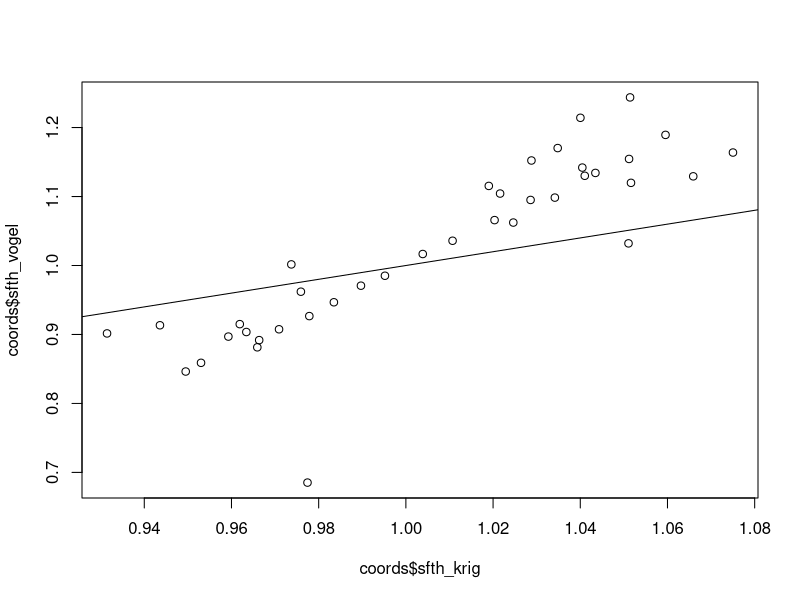
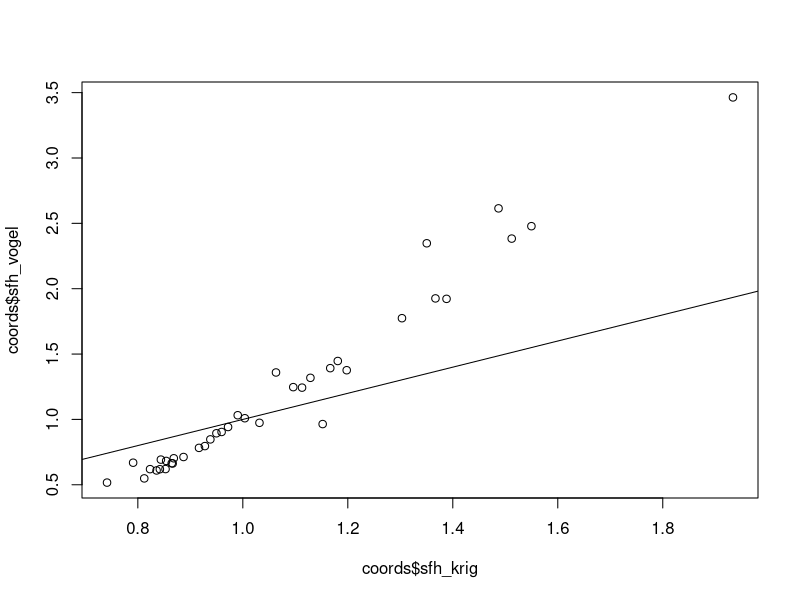
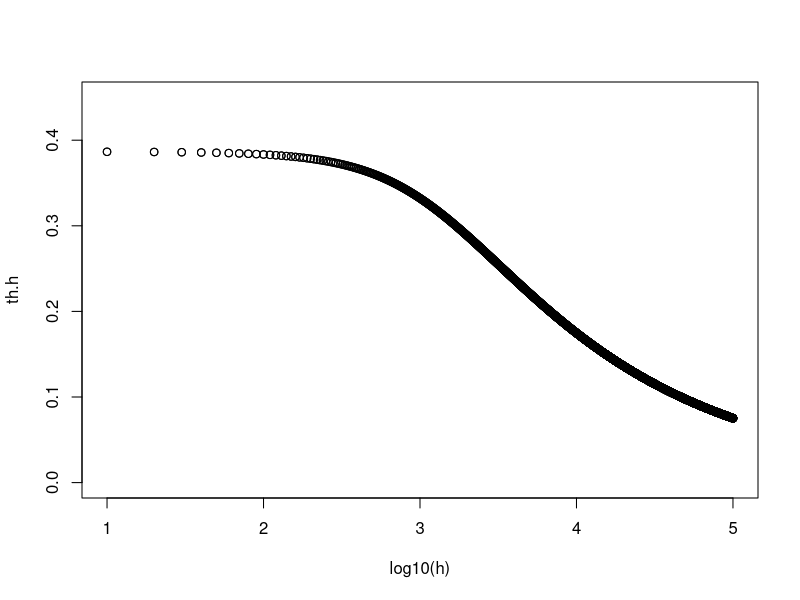

Source code (R) for these figures, in order:
# Checking the scaling factor implementation in HYDRUS vs measured data
# Hypothesis: HYDRUS takes the water retention characteristic curve and multiplies it by the 
# given scaling factor at each node


coords<-read.csv('measurement coords.csv')
coords<-coords[84:121,] # isolate the 2016 lab data
coords$y<-coords$y-200 # subtract the additional 200cm added on for the SGEMs grids

coords$sfth_krig<-c(1.02161000000000, 1.03482000000000,0.973729000000000,0.977854000000000,
              1.05142000000000,	0.943594000000000,	0.983486000000000,	1.05119000000000,
              0.959287000000000,	1.04103000000000,	0.931459000000000,	1.02880000000000,
              1.04003000000000,	1.00387000000000,	1.02464000000000,	1.02860000000000,
              1.01902000000000,	0.989695000000000,	1.05955000000000,	1.03417000000000,
              1.07502000000000,	0.966352000000000,	1.01071000000000,	1.04347000000000,
              0.977435000000000,	1.02034000000000,	0.949503000000000,	1.05106000000000,
              0.995198000000000,	0.975919000000000,	0.970909000000000,	1.05163000000000,
              0.961903000000000,	1.06591000000000,	0.953016000000000,	0.963409000000000,
              0.965926000000000,	1.04047000000000)

coords$sfh_krig<-c(0.864576000000000,	0.971884000000000,	1.15210000000000,	1.12877000000000,
              0.823303000000000,	1.06321000000000,	1.18090000000000,	0.741335000000000,
              1.16657000000000,	0.852764000000000,	1.48712000000000,	0.868481000000000,
              0.927758000000000,	1.93374000000000,	0.990300000000000,	0.959574000000000,
              0.949698000000000,	1.09608000000000,	0.853971000000000,	0.916532000000000,
              0.791040000000000,	1.00380000000000,	0.835697000000000,	0.866337000000000,
              1.35042000000000,	0.887041000000000,	1.51224000000000,	1.30318000000000,
              1.03171000000000,	1.36698000000000,	0.938159000000000,	0.812241000000000,
              1.11283000000000,	0.843895000000000,	1.38808000000000,	1.19791000000000,
              1.54977000000000,	0.841974000000000)

coords$sfh_vogel<-c(0.664791945,	0.941863153,	0.964412213,	1.318137591,
                    0.619504417,	1.359149591,	1.446932672,	0.516634581,
                    1.39212071,	0.62014785,	2.614735484,	0.702628174,
                    0.795913806,	3.463557222,	1.031979976,	0.903913134,
                    0.893949708,	1.246916297,	0.682502453,	0.782260968,
                    0.668872188,	1.009042895,	0.609476426,	0.662947291,
                    2.347521265,	0.71236146,	2.383373351,	1.774330318,
                    0.973936319,	1.92580363,	0.847205593,	0.548736209,
                    1.243192025,	0.692536696,	1.922392978,	1.376337298,
                    2.478293116,	0.618971006)

coords$sfth_vogel<-c(1.104308745,	1.170248054,	1.001577179,	0.926627252,
                     1.243707086,	0.913310107,	0.9466684,	1.154476426,
                     0.896913658,	1.130071848,	0.901498279,	1.152239729,
                     1.214144612,	1.016658458,	1.06225836,	1.095029349,
                     1.115358191,	0.970706536,	1.189366655,	1.098426688,
                     1.163780261,	0.89178016,	1.035868102,	1.134205209,
                     0.685208138,	1.065793488,	0.846258959,	1.032072897,
                     0.985123895,	0.961996509,	0.907503737,	1.119841506,
                     0.914963931,	1.129267592,	0.858878943,	0.903556414,
                     0.881364378,	1.141957675)


#check scaling factors for bias
plot(coords$sfth_krig,coords$sfth_vogel)
abline(0,1)
plot(coords$sfh_krig,coords$sfh_vogel)
abline(0,1)


ref.curve<-c(7.52E-8,0.3866,8.1052E-4,1.3723) #thr ths alpha n
h=seq(from=0, to=100000, by=10)

th.h=(1/(1+(ref.curve[3]*h)^ref.curve[4])^(1-1/ref.curve[4])) *((ref.curve[2]-ref.curve[1])+ref.curve[1])

h.sc<-list()
th.sc<-list()
for (i in 1:dim(coords)[1]){
  h.sc[[i]]<-h*coords$sfh[i]
  th.sc[[i]]<-th.h*coords$sfth[i]
}

plot(log10(h),th.h,ylim=c(0,0.45))
for (i in 1:dim(coords)[1]){
  lines(log10(h.sc[[i]]),th.sc[[i]], col="red")
}
points(log10(h),th.h)




